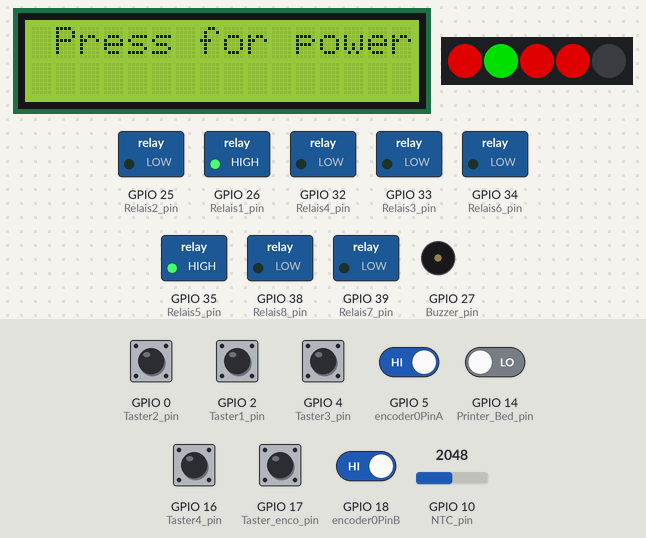
Recording of a sketch running on a simulated ESP32. On the bench: 16×2 character LCD, 5 RGB LEDs in strip order, left to right, switched loads named in the sketch (green lamp = pin HIGH), buzzer (waves = sounding). The test bench sets the inputs (shaded band); at power-on: GPIO 5 (encoder0PinA), GPIO 18 (encoder0PinB) HIGH, GPIO 0 (Taster2_pin), GPIO 2 (Taster1_pin), GPIO 4 (Taster3_pin), GPIO 14 (Printer_Bed_pin), GPIO 16 (Taster4_pin), GPIO 17 (Taster_enco_pin) LOW, GPIO 10 (NTC_pin) = 2048. Dim RGB values are drawn brighter than linear; WiFi joins after 1.5 s; servers stay silent unless stated; what the sketch prints to the serial monitor is not drawn.

Above: at 3.0 s.
3.1 s: GPIO 17 (Taster_enco_pin) pulled HIGH for 1 s
At 4.7 s:
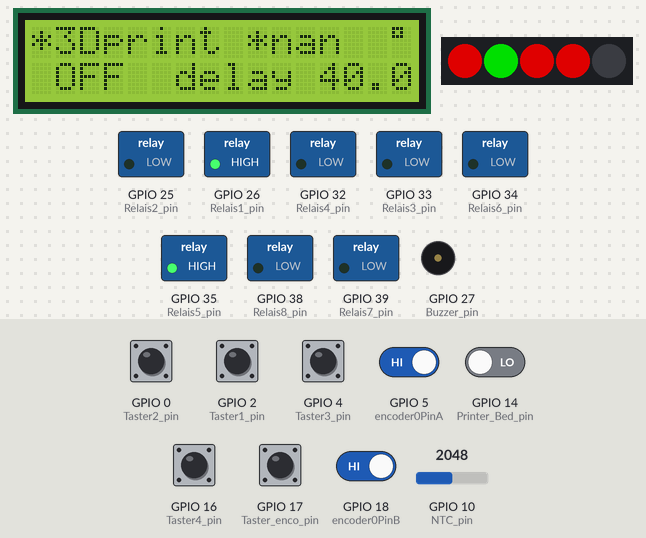
5.6 s: GPIO 2 (Taster1_pin) pulled HIGH for 0.15 s
At 6.8 s:
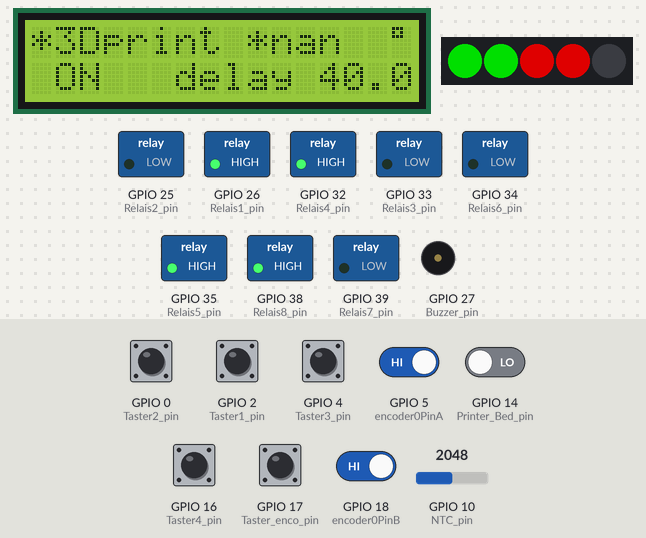
7.4 s: GPIO 10 (NTC_pin) set to 491
At 8.6 s:
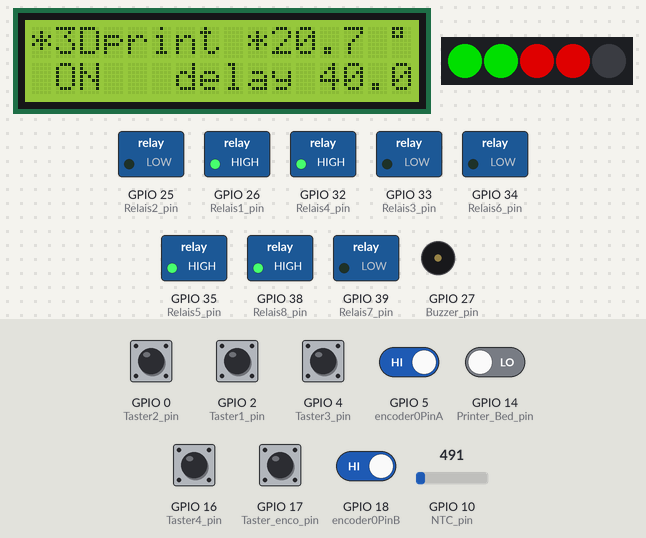
10.4 s: GPIO 0 (Taster2_pin) pulled HIGH for 0.15 s
At 11.7 s:
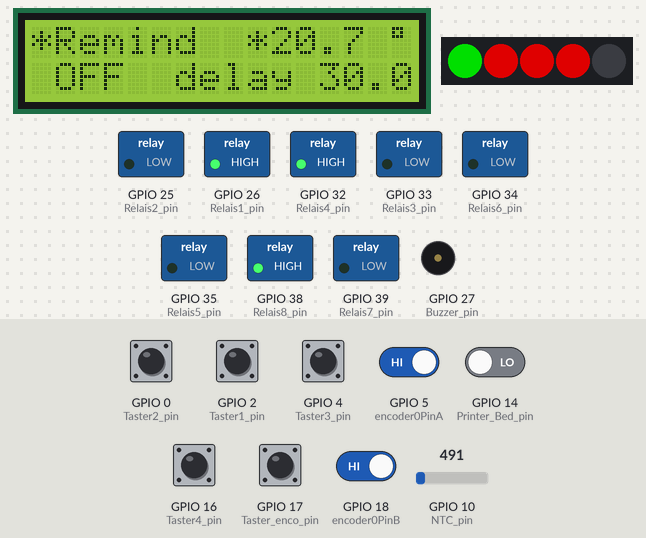
12.4 s: GPIO 2 (Taster1_pin) pulled HIGH for 1 s
At 14.2 s:
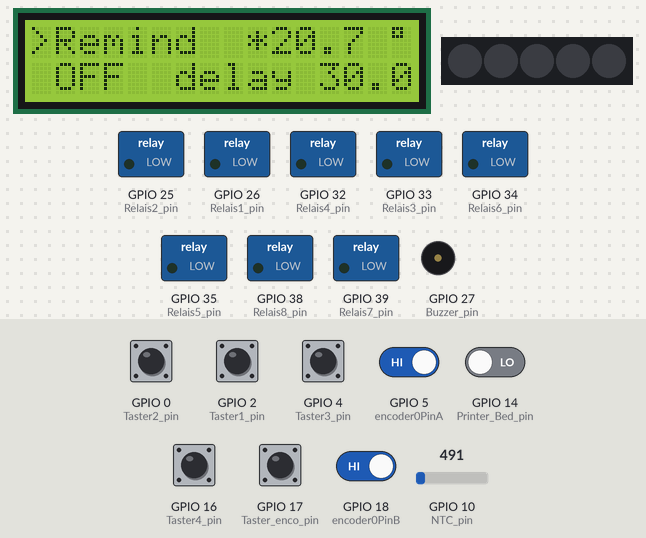
16.4 s: GPIO 4 (Taster3_pin) pulled HIGH for 0.15 s
At 27.4 s:
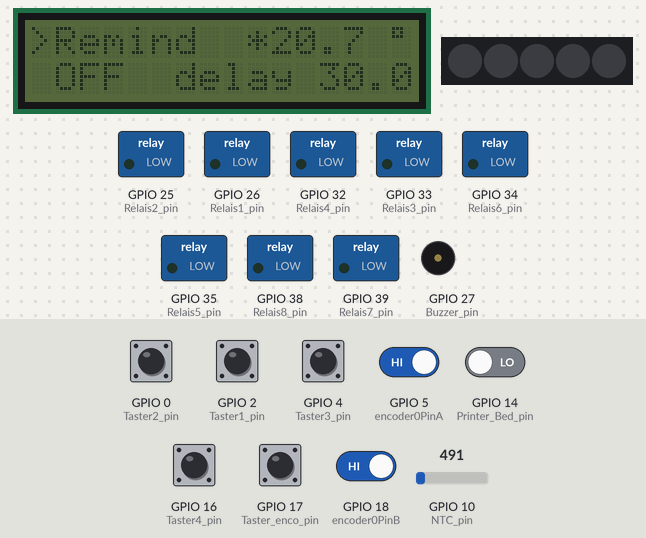
Timing chart, 0 to 28.9 s (numbered marks = the images above; inputs shaded):
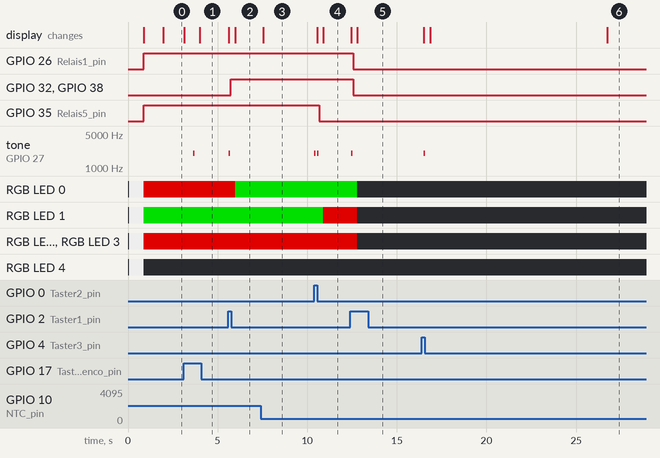

The sketch:

intelligent_Powerhandler.ino
```cpp
#include <LiquidCrystal_I2C.h>
#include <Arduino.h>
#include <Wire.h>
#include <WiFi.h>

LiquidCrystal_I2C lcd(0x27, 16, 2);
#include "Constants.h"
#include "Variables.h"
#include <FastLED.h>

CRGB leds[NUM_LEDS];
#include "Output.h"
#include "encode.h"
#include "menu.h"
#include "input.h"
#include "debug.h"
#include "Webserver.h"


void setup() {
  FastLED.addLeds<CHIPSET, LED_PIN, COLOR_ORDER>(leds, NUM_LEDS).setCorrection( TypicalLEDStrip );
  FastLED.setBrightness( BRIGHTNESS );
  lcd.init();
  lcd.backlight();
  pinMode (encoder0PinA, INPUT);
  pinMode (encoder0PinB, INPUT);
  pinMode (Taster_enco_pin, INPUT);
  pinMode (Taster1_pin, INPUT);
  pinMode (Taster2_pin, INPUT);
  pinMode (Taster3_pin, INPUT);
  pinMode (Taster4_pin, INPUT);
  pinMode (NTC_pin, INPUT);
  pinMode (Printer_Bed_pin, INPUT);

  pinMode (Relais1_pin, OUTPUT);
  pinMode (Relais2_pin, OUTPUT);
  pinMode (Relais3_pin, OUTPUT);
  pinMode (Relais4_pin, OUTPUT);
  pinMode (Relais5_pin, OUTPUT);
  pinMode (Relais6_pin, OUTPUT);
  pinMode (Relais7_pin, OUTPUT);
  pinMode (Relais8_pin, OUTPUT);
  pinMode (Buzzer_pin, OUTPUT);

  attachInterrupt(0, doEncoderA, CHANGE);
  //  attachInterrupt(1, doEncoderB, CHANGE);

  remind_timer_alt = remind_timer;
#ifdef debug
  Serial.begin(115200);
#endif

  lcd.clear();
  lcd.setCursor(0, 0);
  lcd.print("Init");

  Relais1 = true;
  LED_INIT_SHOW();
  Relais_Output();

  lcd.setCursor(0, 0);
  lcd.print("System is ON");
  LED_Status();
  LED_SET();
  delay(1000);

  lcd.clear();

  ledcSetup(channel, freq, resolution);
  ledcAttachPin(Buzzer_pin, channel);
}


//________________________________________________________________________ Main
void loop() {
  lcd.init();
  lcd.backlight();

  while(boot_init){
      lcd.setCursor(1, 0);
      lcd.print("Press for power on");
      Taster_enco = digitalRead(Taster_enco_pin);
   if (Taster_enco) {
      boot_init = false;
      lcd.clear();
      Taster_enco = false;
      delay(500);
      break;
   }
   if(millis() > Bootwait){
     aus=true;
     lcd.noBacklight();
     digitalWrite(Relais1_pin, LOW);
     digitalWrite(Relais2_pin, LOW);
     digitalWrite(Relais3_pin, LOW);
     digitalWrite(Relais4_pin, LOW);
     digitalWrite(Relais5_pin, LOW);
     digitalWrite(Relais6_pin, LOW);
     digitalWrite(Relais7_pin, LOW);
     digitalWrite(Relais8_pin, LOW);
     leds[0] = CRGB(0, 0, 0);
     leds[1] = CRGB(0, 0, 0);
     leds[2] = CRGB(0, 0, 0);
     leds[3] = CRGB(0, 0, 0);
     leds[4] = CRGB(0, 0, 0);
     FastLED.show();
    }
    delay(100);
  }


  if (status != WL_CONNECTED && millis() < wificonnecttime + routerbootdelay && missconnectcounter < 100 && millis() > routerbootdelay) {
    Wificonnect();
  }
  if (status == WL_CONNECTED && !serverisset) {
    serverisset = true;
    myip = WiFi.localIP();
  }


#ifdef debug
  if (missconnectcounter >= 100) Serial.println("Wifi Unable");
  cycletime = millis();
#endif
  Minuten = millis() / 1000 / 60;
  input_read();
  taster();
  backlight_control();
  Menu();
  Menu_Inhalt();
  LCD_OUTPUT();
  temp_control();
  LED_Status();
  LED_SET();
  Webserver();

  allesAndere = (licht || PC || tools);

  if (drucker && !allesAndere) {
    soll_temp = 12;
    printer_ready();
  } else {
    printdelay = 0;
    printwait = false;
    if (Printer_done) {
      printprogress == false;
    }
  }

  AllOff = (!licht && !PC && !tools && !drucker);

  if ( AllOff ) {

    SystemON = false;

  } else if ( reminder ) {
    if (!timer_set) {
      remind_counter = Minuten + remind_timer;
      remind_timer_alt = remind_timer;
      timer_set = true;
    }
    remind_timer = remind_counter - Minuten;
    if (remind_timer < 5) {
      diplaytimer = millis() + 10000;
    }
    if (remind_timer < 5 && beepdelay < millis()) {
      beepdelay = millis() + (30 * 1000);
      ledcWriteTone(channel, freq);
      delay(Beeptime);
      ledcWriteTone(channel, 0);
    }
    if (remind_timer <= 0) {
      licht = false;
      reminder = false;
    }
  } else {
    timer_set = false;
  }

  if (SystemON == false) {
    drucker = false;
    licht = false;
    tools = false;
    PC = false;
    Heizung = false;
    Heizung_relais = false;
    Menuauswahl = false;
    DisplayON = true;
    reminder = false;
  }
  Relais_Output();

#ifdef debug
  debug_print();
#endif
} //__________________________________________________________end loop()

void Wificonnect() {
  WiFi.begin(ssid, pass);

  serverisset = false;
}
```

Constants.h
```cpp
//   Constantwerte
#define debug 1

#define Bootwait 5000

#define arbeit 1
// #define keller 1
#define NUM_LEDS 5
#define LED_MAX 200
#define LED_LOW 25

#define COLOR_ORDER GRB
#define CHIPSET     WS2811
#define BRIGHTNESS  200
#define FRAMES_PER_SECOND 10
#define tasterdelay 200
#define remindbeep 100
#define freq 2000
#define Beeptime 80

#define Relais1_pin 26
#define Relais2_pin 25
#define Relais3_pin 33
#define Relais4_pin 32
#define Relais5_pin 35
#define Relais6_pin 34
#define Relais7_pin 39
#define Relais8_pin 38
#define Buzzer_pin 27

#define LED_PIN 15
#define NTC_pin 10
#define Printer_Bed_pin 14
#define Taster1_pin 2
#define Taster2_pin 0
#define Taster3_pin 4
#define Taster4_pin 16
#define Taster_enco_pin 17
#define encoder0PinA 5
#define encoder0PinB 18

// WEBServer
#ifdef arbeit
char ssid[] = "GEDA-Entwicklung";     //  your network SSID (name)
char pass[] = "2aGQrMjn2DyC2DmYf47tfihP3R7kQRwF";  // your network password
#endif

#ifdef keller
char ssid[] = "Kellerkind";     //  your network SSID (name)
char pass[] = "Syn2tony";  // your network password
#endif

#define wificonnecttime 7000
#define routerbootdelay 5000
```

Output.h
```cpp
void LED_Status() {

  if (DisplayON) {
    if (drucker) {
      LED1[0] = 0;
      LED1[1] = LED_MAX;
      LED1[2] = 0;
    } else {
      LED1[0] = LED_MAX;
      LED1[1] = 0;
      LED1[2] = 0;
    }
    if (licht) {
      LED2[0] = 0;
      LED2[1] = LED_MAX;
      LED2[2] = 0;
    } else {
      LED2[0] = LED_MAX;
      LED2[1] = 0;
      LED2[2] = 0;
    }
    if (tools) {
      LED3[0] = 0;
      LED3[1] = LED_MAX;
      LED3[2] = 0;
    } else {
      LED3[0] = LED_MAX;
      LED3[1] = 0;
      LED3[2] = 0;
    }
    if (PC) {
      LED4[0] = 0;
      LED4[1] = LED_MAX;
      LED4[2] = 0;
    } else {
      LED4[0] = LED_MAX;
      LED4[1] = 0;
      LED4[2] = 0;
    }
  }
  else
  {
    if (printwait) {
      LED1[0] = map(printdelay, delay_printer, 0, 0, 255);;
      LED1[1] = map(printdelay, delay_printer, 0, 255, 0);;
      LED1[2] = 0;
    } else {
      LED1[0] = 0;
      LED1[1] = 0;
      LED1[2] = LED_LOW;
    }

    LED2[0] = 0;
    LED2[1] = 0;
    LED2[2] = LED_LOW;

    LED3[0] = 0;
    LED3[1] = 0;
    LED3[2] = LED_LOW;

    LED4[0] = 0;
    LED4[1] = 0;
    LED4[2] = LED_LOW;

  }

  if (AllOff) {
    LED5[0] = 0;
    LED5[1] = 0;
    LED5[2] = 255;
  } else if (reminder) {
    LED5[0] = map(remind_timer_alt, remind_timer, 0, 0, 255);
    LED5[1] = map(remind_timer_alt, remind_timer, 0, 255, 0);
    LED5[2] = 0;
  } else {
    LED5[0] = 0;
    LED5[1] = 0;
    LED5[2] = 0;
  }


}


void LED_INIT_SHOW() {
  leds[0] = CRGB(255, 255, 255);
  leds[1] = CRGB(255, 255, 255);
  leds[2] = CRGB(255, 255, 255);
  leds[3] = CRGB(255, 255, 255);
  leds[4] = CRGB(255, 255, 255);
  FastLED.show();
  delay(800);
}

void LED_SET() {
  if (SystemON) {
    leds[0] = CRGB(LED1[0], LED1[1], LED1[2]);
    leds[1] = CRGB(LED2[0], LED2[1], LED2[2]);
    leds[2] = CRGB(LED3[0], LED3[1], LED3[2]);
    leds[3] = CRGB(LED4[0], LED4[1], LED4[2]);
    leds[4] = CRGB(LED5[0], LED5[1], LED5[2]);
  } else {
    leds[0] = CRGB(0, 0, 0);
    leds[1] = CRGB(0, 0, 0);
    leds[2] = CRGB(0, 0, 0);
    leds[3] = CRGB(0, 0, 0);
    leds[4] = CRGB(0, 0, 0);
  }
  FastLED.show();
}

void Relais_Output() {

  if (SystemON) {
    Relais1 = true;
  } else {
    Relais1 = false;
  }
  if (Heizung_relais) {
    Relais2 = true;
  } else {
    Relais2 = false;
  }
  if (aus) {
    Relais3 = true;
  } else {
    Relais3 = false;
  }
  if (drucker) {
    Relais4 = true;
  } else {
    Relais4 = false;
  }
  if (licht) {
    Relais5 = true;
  } else {
    Relais5 = false;
  }
  if (tools) {
    Relais6 = true;
  } else {
    Relais6 = false;
  }
  if (PC) {
    Relais7 = true;
  } else {
    Relais7 = false;
  }
  if ( drucker || PC ) {
    Relais8 = true;
  } else {
    Relais8 = false;
  }

  if (Relais1) {
    digitalWrite(Relais1_pin, HIGH);
  } else {
    digitalWrite(Relais1_pin, LOW);
  }
  if (Relais2) {
    digitalWrite(Relais2_pin, HIGH);
  } else {
    digitalWrite(Relais2_pin, LOW);
  }
  /* if (Relais3) {
     digitalWrite(Relais3_pin, HIGH);
    } else {
     digitalWrite(Relais3_pin, LOW);
    }*/
  if (Relais4) {
    digitalWrite(Relais4_pin, HIGH);
  } else {
    digitalWrite(Relais4_pin, LOW);
  }
  if (Relais5) {
    digitalWrite(Relais5_pin, HIGH);
  } else {
    digitalWrite(Relais5_pin, LOW);
  }
  if (Relais6) {
    digitalWrite(Relais6_pin, HIGH);
  } else {
    digitalWrite(Relais6_pin, LOW);
  }
  if (Relais7) {
    digitalWrite(Relais7_pin, HIGH);
  } else {
    digitalWrite(Relais7_pin, LOW);
  }
  if (Relais8) {
    digitalWrite(Relais8_pin, HIGH);
  } else {
    digitalWrite(Relais8_pin, LOW);
  }
}
```

Variables.h
```cpp
// Variablen Liste


uint16_t temp_scaler = 110;
int temp_offset = 60;
float soll_temp = 15.5;
uint8_t delay_printer = 40;    // Minuten
uint8_t delay_PC = 1;          // Minuten
int8_t remind_timer = 30;      // Minuten


//_________________________________________________________________ no change below this line nessasary


//                R G B
uint8_t LED1[] = {0, 0, 0};   // 3D Drucker
uint8_t LED2[] = {0, 0, 0};   // Licht
uint8_t LED3[] = {0, 0, 0};   // Tools
uint8_t LED4[] = {0, 0, 0};   // PC
uint8_t LED5[] = {0, 0, 0};   // Reminder

bool Relais1 = false;   // Netzteil
bool Relais2 = false;   // Heizung
bool Relais3 = false;   //  = Relais2
bool Relais4 = false;   // 3D Drucker
bool Relais5 = false;   // Licht
bool Relais6 = false;   // Tools
bool Relais7 = false;   // PC
bool Relais8 = false;   // Netzwerk
bool aus = false;
bool boot_init = true;

int8_t courser_pos = 1;         // 1 = Hauptmenüpunkt, 2 = Value1, 3 = Value2
int8_t nMainMenu = 0;
int8_t nValue1 = 0;
uint16_t Minuten = 0;
bool boolValue = false;
bool set_boolValue = false;
int8_t nValue2 = 2;
float numValue2 = 0;
unsigned long waittime = 0;
unsigned long diplaytimer = 10000;
unsigned long menudelay = 0;
unsigned long printdelay = 0;
unsigned long beepdelay = 0;
unsigned long remind_counter = 0;
unsigned long remind_timer_alt = 0;
unsigned long cycletime = 0;
unsigned long updatetime = 0;
String error = "";
bool printprogress = false;

int channel = 0;
int resolution = 8;

uint16_t NTC = 0;
float temp = 0;
double NTC_OHM = 0;
double TKelvin = 0;

bool drucker = false;
bool licht = true;
bool tools = false;
bool PC = false;
bool Heizung = false;

bool Heizung_relais = false;
bool Menuauswahl = false;
bool DisplayON = true;
bool SystemON = true;
bool reminder = false;

bool Taster1 = false;         // 3D Drucker
bool Taster2 = false;         // Licht
bool Taster3 = false;         // Tools
bool Taster4 = false;         // PC
bool Taster_enco = false;
bool Printer_done = false;
bool alleTaster = false;
bool allesAndere = false;
bool timer_set = false;
bool printwait = false;
bool AllOff = false;

bool Taster1_alt = false;
bool Taster2_alt = false;
bool Taster3_alt = false;
bool Taster4_alt = false;
bool Taster_enco_alt = false;

String M_Menu = "";
String v1_Menu = "";
String v2_Menu = "";

uint8_t webpower = 0;
uint8_t weblicht = 0;
uint8_t webtemp = 0;

// Webserver Variablen

int status = WL_IDLE_STATUS;     // the Wifi radio's status
uint8_t missconnectcounter = 0;
IPAddress myip;
bool serverisset = false;
```

Webserver.h
```cpp
void   Webserver(){
  /*
 *
 *
 */
}
```

debug.h
```cpp
#ifdef debug
void debug_print() {
  Serial.println("");

  Serial.print("\t");
  Serial.print("Netzteil");
  Serial.print("\t");
  Serial.print("Heizung");
  Serial.print("\t");
  Serial.print("\t");
  Serial.print("not used");
  Serial.print("\t");
  Serial.print("3DDruck");
  Serial.print("\t");
  Serial.print("\t");
  Serial.print("Licht");
  Serial.print("\t");
  Serial.print("Tools");
  Serial.print("\t");
  Serial.print("PC");
  Serial.print("\t");
  Serial.print("Netzwerk");
  Serial.println("");

  Serial.print("\t");
  Serial.print(Relais1);
  Serial.print("\t");
  Serial.print("\t");
  Serial.print(Relais2);
  Serial.print("\t");
  Serial.print("\t");
  Serial.print(Relais3);
  Serial.print("\t");
  Serial.print("\t");
  Serial.print(Relais4);
  Serial.print("\t");
  Serial.print("\t");
  Serial.print(Relais5);
  Serial.print("\t");
  Serial.print(Relais6);
  Serial.print("\t");
  Serial.print(Relais7);
  Serial.print("\t");
  Serial.print(Relais8);
  Serial.println("");

  Serial.println("");

  Serial.print("My IP address: ");
  Serial.println(myip);

  Serial.print("Courser  :");
  Serial.print(courser_pos);
  Serial.println("");

  Serial.print("nMainMenu  :");
  Serial.print(nMainMenu);
  Serial.println("");

  Serial.print("nValue2  :");
  Serial.print(nValue2);
  Serial.println("");

  Serial.print("Menüeinstieg  :");
  Serial.print(Menuauswahl);
  Serial.println("");

  Serial.print("Temp eingang  :");
  Serial.print("\t");
  Serial.print(temp, 1);
  Serial.println("");

  if (printprogress && Printer_done) {
    Serial.print("Drucker shutdown :");
    Serial.print(printdelay - (millis() / 1000 / 60));
    Serial.println("");
  }

  if (reminder || AllOff) {
    Serial.print("Remindtimer :");
    Serial.print(remind_timer);
    Serial.print("\t");
    Serial.print(remind_timer_alt);
    Serial.println("");
  }

  Serial.print(millis() - cycletime);

  Serial.println("");
}
#endif
```

input.h
```cpp
void input_read() {

  NTC = analogRead(NTC_pin);
  NTC_OHM = 3300 * (((double)NTC / 1024) / (1 - ((double)NTC / 1024)));
  TKelvin = 1 / ((1 / ((double)273.15 + 25)) + ((double)1 / 3950) * log((double)NTC_OHM / 2500));
  temp = TKelvin - 273.15;

  Taster1 = digitalRead(Taster1_pin);
  Taster2 = digitalRead(Taster2_pin);
  Taster3 = digitalRead(Taster3_pin);
  Taster4 = digitalRead(Taster4_pin);
  Taster_enco = digitalRead(Taster_enco_pin);
  Printer_done = digitalRead(Printer_Bed_pin);
  alleTaster = ( Taster1 || Taster2 || Taster3 || Taster4 || Taster_enco);

  if (Printer_done == false && printprogress == false) {
    printprogress = true;
  }
}

void temp_control() {
  if (Heizung && temp < soll_temp - 0.5) {
    Heizung_relais = true;
  }
  if (temp > soll_temp + 0.5 || Heizung == false) {
    Heizung_relais = false;
  }
}

void printer_ready() {
  if (printprogress == true && Printer_done == true && printwait == false && allesAndere == false) {
    printdelay = Minuten + delay_printer;
    printwait = true;
  }
  if (printdelay <= Minuten && printdelay != 0 && printprogress == true && allesAndere == false &&  printwait == true) {
    SystemON = false;
  }
}

void taster() {
  if (Taster1 == true && Taster1_alt == false && waittime < millis()) {
    drucker = !drucker;
    Taster1_alt = true;
    ledcWriteTone(channel, freq);
    delay(Beeptime);
    ledcWriteTone(channel, 0);
    waittime = millis() + tasterdelay;
  }
  if (!Taster1) Taster1_alt = false;

  if (Taster2 == true && Taster2_alt == false && waittime < millis()) {
    licht = !licht;
    Taster2_alt = true;
    ledcWriteTone(channel, freq);
    delay(Beeptime);
    ledcWriteTone(channel, 0);
    waittime = millis() + tasterdelay;
  }
  if (!Taster2) Taster2_alt = false;

  if (Taster3 == true && Taster3_alt == false && waittime < millis()) {
    tools = !tools;
    Taster3_alt = true;
    ledcWriteTone(channel, freq);
    delay(Beeptime);
    ledcWriteTone(channel, 0);
    waittime = millis() + tasterdelay;
  }
  if (!Taster3) Taster3_alt = false;

  if (Taster4 == true && Taster4_alt == false && waittime < millis()) {
    PC = !PC;
    Taster4_alt = true;
    ledcWriteTone(channel, freq);
    delay(Beeptime);
    ledcWriteTone(channel, 0);
    waittime = millis() + tasterdelay;
  }
  if (!Taster4) Taster4_alt = false;
}
```

Source omitted: encode.h (6195 bytes), menu.h (4472 bytes)

Measured:
- after the input at 3.1 s, GPIO 26 (Relais1_pin), GPIO 35 (Relais5_pin): stays HIGH (without the input it goes to LOW after 1.9 s); tone on GPIO 27 (Buzzer_pin): silent → 2000 Hz after 0.54 s, → silent 0.08 s later; the display: first changes at once (image 1 shows a later state)
- after the input at 5.6 s, GPIO 32 (Relais4_pin), GPIO 38 (Relais8_pin): LOW → HIGH after 0.14 s; tone on GPIO 27 (Buzzer_pin): silent → 2000 Hz at once, → silent 0.08 s later; RGB LED 0: RGB(157, 0, 0) → RGB(0, 157, 0) after 0.37 s; the display: first changes at once (image 2 shows a later state)
- after the input at 7.4 s, the display: changes after 0.16 s (image 3)
- after the input at 10.4 s, GPIO 35 (Relais5_pin): HIGH → LOW after 0.27 s; tone on GPIO 27 (Buzzer_pin): alternates 2000 Hz for 0.08 s and silent for 0.07 s, 4 changes in all, then stays silent, starting at once; RGB LED 1: RGB(0, 157, 0) → RGB(157, 0, 0) after 0.51 s; the display: first changes after 0.15 s (image 4 shows a later state)
- after the input at 12.4 s, GPIO 26 (Relais1_pin), GPIO 32 (Relais4_pin): HIGH → LOW after 0.16 s
- after the input at 16.4 s, tone on GPIO 27 (Buzzer_pin): silent → 2000 Hz after 0.10 s, → silent 0.08 s later; the display: first changes after 0.10 s (image 6 shows a later state)
